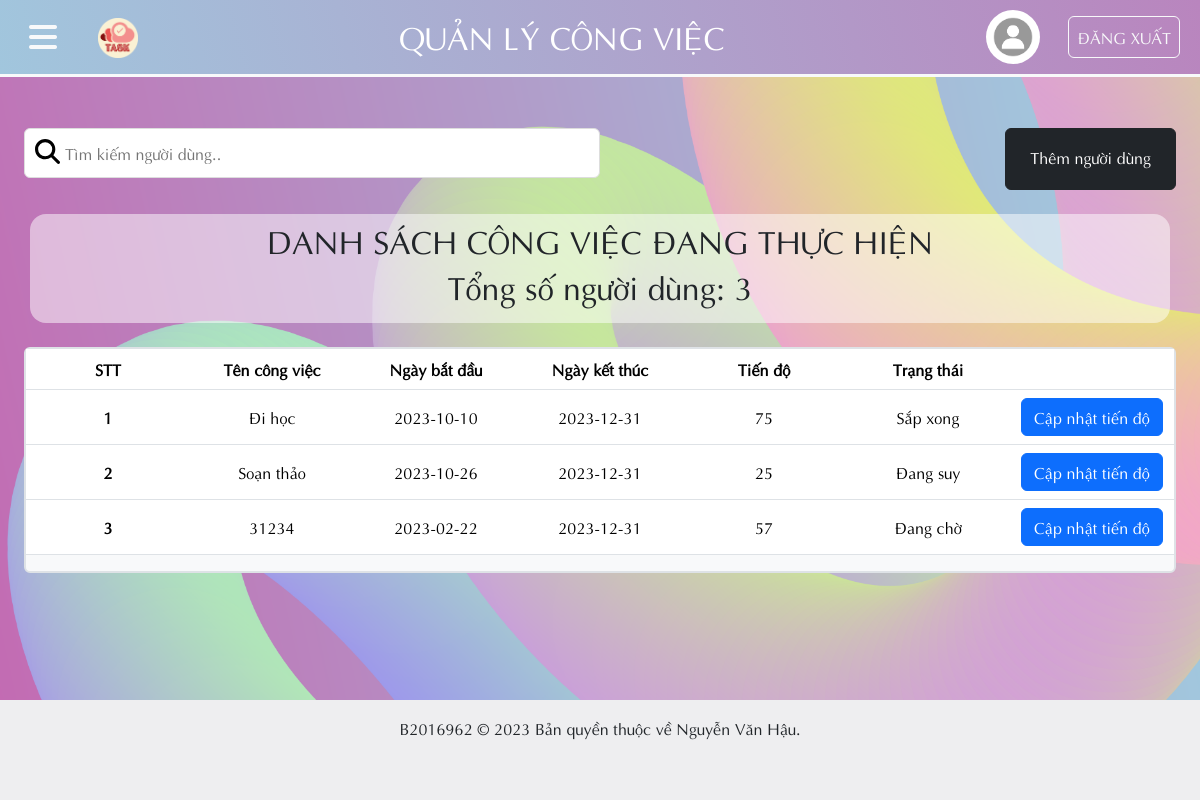
The page /User/nd_cv_thuchien.php (signed in) on the database its author committed.
### tables this page shows
CREATE TABLE `congviec` (
  `CV_MA` int(10) NOT NULL,
  `CV_TEN` varchar(50) NOT NULL,
  `CV_NGAYBATDAU` date NOT NULL,
  `CV_NGAYKETTHUC` date NOT NULL,
  `CV_NOIDUNG` text NOT NULL,
  `CV_TIENDO` varchar(50) NOT NULL,
  `CV_TRANGTHAICV` varchar(50) NOT NULL,
  `CV_NGAYTAO` date NOT NULL,
  `CV_NTH` int(10) NOT NULL,
  `CV_NGS` int(10) NOT NULL,
  `LCV_MA` int(10) NOT NULL
);

### User/nd_cv_thuchien.php (the view, shortened to what this page needs)
<?php include_once '../condb/condb.php';
$email = $_SESSION['nguoidung'];
$query = "select * from nguoidung where ND_EMAIL ='$email'";
$sql = mysqli_query($conn, $query);
$nguoidung = mysqli_fetch_assoc($sql);
$nd_ma = $nguoidung['ND_MA'];
?>
<!DOCTYPE html>
<html lang="en">
<head>
    <link href="../styles/style.css?v=<?php echo time(); ?>" rel="stylesheet" type="text/css" />
    <link href="https://cdn.jsdelivr.net/npm/bootstrap@5.3.2/dist/css/bootstrap.min.css" rel="stylesheet"
>
    <link rel="stylesheet" href="https://cdnjs.cloudflare.com/ajax/libs/font-awesome/6.4.2/css/all.min.css">
</head>
<body>
    <header>
        <nav class=" navbar navbar-expand custom_navbar_bg fixed-top border-bottom border-light border-3">
            <button class=" btn mx-3" type="button" data-bs-toggle="offcanvas" data-bs-target="#sidebar_content" aria-controls="sidebar_content">
                <i class="fa-solid fs-2 text-light fa-bars"></i>
            </button>
            <div class="container-fluid">
                <a class="navbar-brand text-white fs-4" href="trangchu.php"><img src="../image/logo.png" style="width: 40px;" class="w3-circle"></a>
                <a class="navbar-brand text-white fs-2"> QUẢN LÝ CÔNG VIỆC </a>
                <div class="">
                    <a href="#"><img class="rounded-circle me-4" width="54px" src="../Image/default_avatar.jpg" alt="Profile Picture"></a>
                    <a class="btn btn-outline-light px-2 py-2 me-2" href="dangxuat.php" role="button">ĐĂNG XUẤT</a>
                </div>
            </div>
        </nav>
    </header>
    <main>
        <div class="rounded p-4 d-flex justify-content-sm-between">
            <input class="rounded-2" type="text" id="searchBar" placeholder="Tìm kiếm người dùng.." title="Nhập thông tin người dùng">
            <a href="ad_nguoidung_them.php" class="btn btn-dark p-3 px-4">Thêm người dùng</a>
        </div>
        <?php
    $query_cv = "select * from congviec where CV_NTH =$nd_ma and CV_TIENDO  > 0 and CV_TIENDO < 100 and CV_NGAYKETTHUC > NOW()";
    $ds_cv = mysqli_query($conn, $query_cv);
    $soluong_cv = $ds_cv->num_rows;
    ?>
        <div class="container bg-white w-80 rounded-4 p-2" style="--bs-bg-opacity: .5;">
            <h2 class="text-center ">DANH SÁCH CÔNG VIỆC ĐANG THỰC HIỆN</h2>
            <h2 class="text-center ">Tổng số người dùng: <?php echo $soluong_cv;?></h2>
        </div>
        <div class="m-4 ms-4 rounded bg-light border border-2">
            <table id="dataTable" class="table text-center align-middle">
                <thead class="align-middle">
                    <tr>
                        <th scope="col">STT</th>
                        <th scope="col">Tên công việc</th>
                        <th scope="col">Ngày bắt đầu</th>
                        <th scope="col">Ngày kết thúc</th>
                        <th scope="col">Tiến độ</th>
                        <th scope="col">Trạng thái</th>
                        <th scope="col"></th>
                    </tr>
                </thead>
                <tbody>
                    <?php
$i = 1;
while ($cv = mysqli_fetch_assoc($ds_cv)):
    ?>
                    <tr>
                        <th scope="row">
                            <?php echo $i;
    $i += 1; ?>
                        </th>
                        <td>
                            <?php echo $cv['CV_TEN']; ?>
                        </td>
                        <td>
                            <?php echo $cv['CV_NGAYBATDAU']; ?>
                        </td>
                        <td>
                            <?php echo $cv['CV_NGAYKETTHUC']; ?>
                        </td>
                        <td>
                            <?php echo $cv['CV_TIENDO']; ?>
                        </td>
                        <td>
                            <?php echo $cv['CV_TRANGTHAICV']; ?>
                        </td>
                        <td>
                            <button title="Cập nhật tiến độ" type="button" class="btn-primary btn" data-toggle="modal" data-target="#myModal">
                                Cập nhật tiến độ
                            </button>
                        </td>
                    </tr>
                    <?php
endwhile;
?>
                </tbody>
            </table>
        </div>
    </main>
    <footer class="footer_container d-flex justify-content-center p-3 text-dark">
        <p>B2016962 &copy; 2023 Bản quyền thuộc về Nguyễn Văn Hậu.</p>
    </footer>
</body>
</html>

### styles/style.css (style rules this page uses)
* { margin: 0; padding: 0; box-sizing: border-box; font-family: Aptima; }
body { background-image: url(../Image/background.png); background-repeat: no-repeat; background-size: cover; background-attachment: fixed; }
nav { transition: all 0.2s ease-in-out; }
.custom_navbar_bg { background-image: linear-gradient( 75deg, #a1c6dd 0%, #a1c6dd 0%, #b985be 100% ); }
.footer_container { min-height: 100px; background-color: #eeeef0; }
footer { background-color: rgba(225, 225, 225, 0.4); backdrop-filter: blur(10px); height: 80px; }
main { min-height: 620px; margin-top: 80px; padding-top: 24px; }
@media (min-width: 992px) { .container, .container-lg, .container-md, .container-sm { max-width: 960px; min-width: 700px; } }
#searchBar { background-image: url(../Image/SearchIcon.svg); background-position: 10px 10px; background-size: 25px; background-repeat: no-repeat; width: 50%; font-size: 16px; padding: 12px 20px 12px 40px; border: 1px solid #ddd; margin-bottom: 12px; }
table { width: 100%; }
thead, tbody tr { display: table; width: 100%; table-layout: fixed; }
tbody { display: block; overflow-y: auto; table-layout: fixed; max-height: 500px; }

### rows shown on the page
congviec: CV_TEN "Đi học", CV_NGAYBATDAU "2023-10-10", CV_NGAYKETTHUC "2023-12-31", CV_TIENDO "75", CV_TRANGTHAICV "Sắp xong"
congviec: CV_TEN "Soạn thảo", CV_NGAYBATDAU "2023-10-26", CV_NGAYKETTHUC "2023-12-31", CV_TIENDO "25", CV_TRANGTHAICV "Đang suy"
congviec: CV_TEN "31234", CV_NGAYBATDAU "2023-02-22", CV_NGAYKETTHUC "2023-12-31", CV_TIENDO "57", CV_TRANGTHAICV "Đang chờ"

### other values the page prints
$soluong_cv "3"
